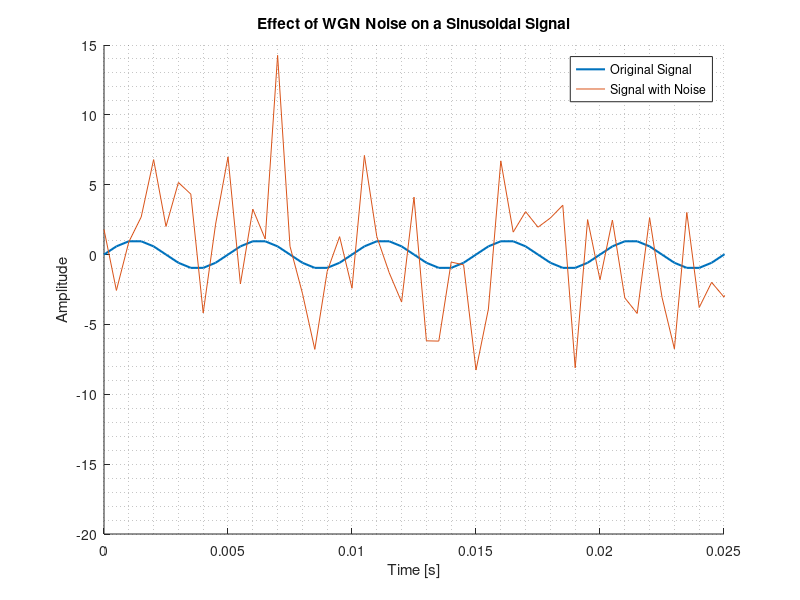
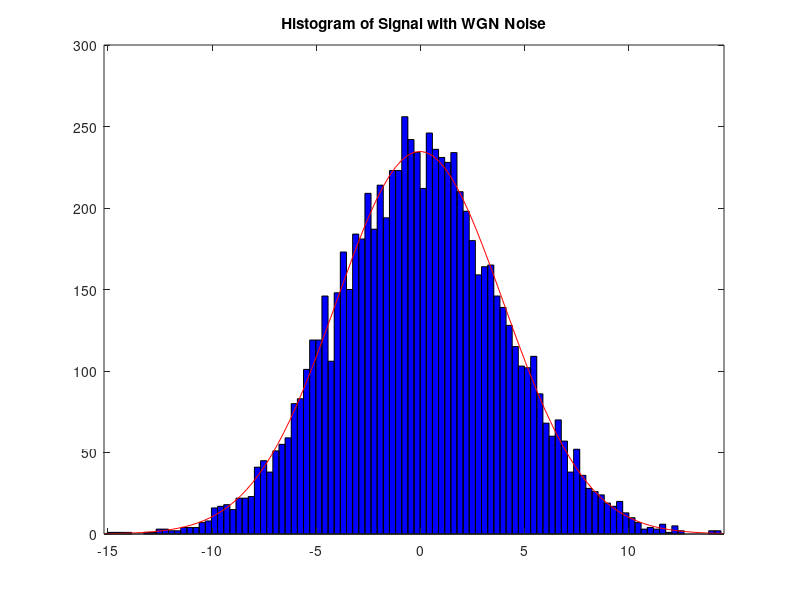
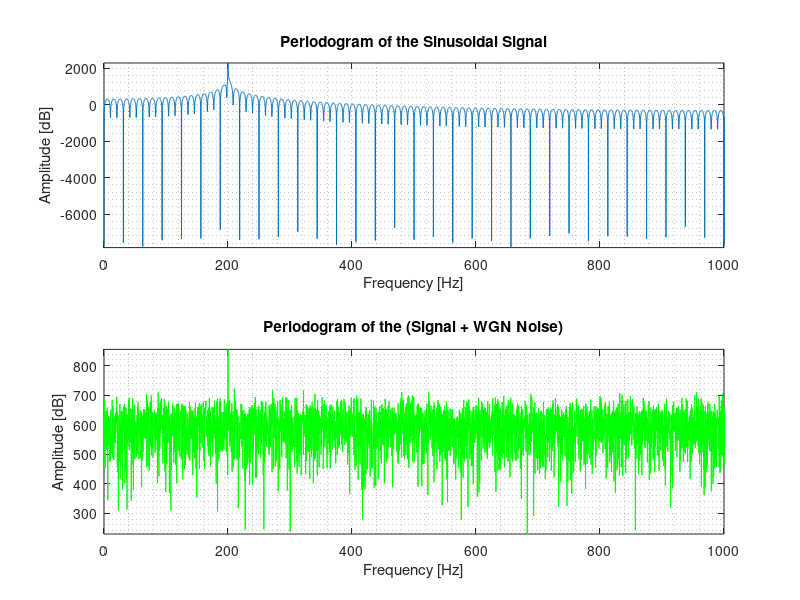

Here is the MATLAB script that generated these plots, in order:
%% PRACTICE 10.2. Contamination of a Sinusoidal Signal with AWGN and Spectral Analysis

clear all; close all; clc
% Signal generation
duration = 4;
f1 = 200;
Fmax = f1;
Fs = 10*Fmax;
Ts = 1/Fs;
tn = 0:Ts:duration;
yn = sin(2*pi*f1*tn);

% Adding noise to the signal
SNR = -15; % SNR in dB
yn_noise = awgn(yn, SNR, 'measured');

% yn_noise = my_awgn(yn,SNR);

% Time-domain plots
hold on
plot(tn,yn,'LineWidth',1.5);
xlabel('Time [s]');
ylabel('Amplitude');
title('Effect of WGN Noise on a Sinusoidal Signal');
xlim([0 5/Fmax])
plot(tn,yn_noise)
legend('Original Signal','Signal with Noise')
grid minor
%% Histogram and its best Gaussian fit:
figure
histfit(yn_noise,100)
title('Histogram of Signal with WGN Noise')
%% Measurements of the four statistical moments:
% Central tendency (arithmetic mean):
mean_value = mean(yn_noise);
% Dispersion (standard deviation):
std_deviation = std(yn_noise);
% Asymmetry (skewness):
skewness_value = skewness(yn_noise);
% Tail heaviness (kurtosis):
kurtosis_value = kurtosis(yn_noise);
fprintf('The mean value is %.5f\n',mean_value)
fprintf('The standard deviation is %.5f\n',std_deviation)
fprintf('The skewness is %.5f\n',skewness_value)
fprintf('The kurtosis is %.5f\n',kurtosis_value)
%% Frequency-domain analysis
N = length(yn);
nFFT = 2^ceil(log2(N));
f = linspace(0, Fs, nFFT);
w = rectwin(N);
ynWindowed = yn.*w';
Periodogram_Yn = 20*log10(abs(fft(ynWindowed, nFFT)))*32;
yn_noise_Windowed = yn_noise.*w';
Periodogram_Yn_Noise = 10*log10(abs(fft(yn_noise_Windowed, nFFT)))*24;
yn_noisyWindowed = yn_noise.*w';
Yn_NoisyFFT = 10*log10(abs(fft(yn_noise_Windowed, nFFT)))*32;
% Frequency-domain plots
figure;
subplot(2,1,1)
plot(f,Periodogram_Yn);
xlabel('Frequency [Hz]');
ylabel('Amplitude [dB]');
title('Periodogram of the Sinusoidal Signal');
axis([0 Fs/2 min(Periodogram_Yn) max(Periodogram_Yn)]);
grid minor;
subplot(2,1,2)
plot(f, Periodogram_Yn_Noise, 'g');
xlabel('Frequency [Hz]');
ylabel('Amplitude [dB]');
title('Periodogram of the (Signal + WGN Noise)');
axis([0 Fs/2 min(Periodogram_Yn_Noise) max(Periodogram_Yn_Noise)]);
grid minor;
